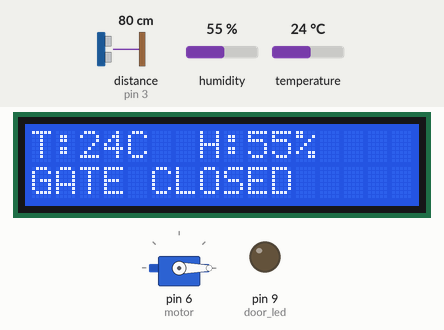
Recording of a sketch running on a simulated Arduino Uno, built with avr-gcc and run on an emulated ATmega328P. On the bench: servo, 16×2 character LCD, output pins drawn as LEDs (lit = HIGH). Wiring (inferred from the names in the program): ultrasonic range finder: trigger pin 2; echo pin 3. Inputs (shaded band) come from the test bench; at power-on: distance to the obstacle (sensor on pin 3) 80 cm, humidity 55 %, temperature 24 °C. The echo pulse lasts 58.3 µs per cm; pins used as bus, display or sensor lines are not drawn; what the sketch prints to the serial monitor is not drawn.

Above: at 1.2 s.
1.3 s: distance to the obstacle (sensor on pin 3) set to 6 cm
3.3 s: distance to the obstacle (sensor on pin 3) set to 3 cm
At 6.0 s:
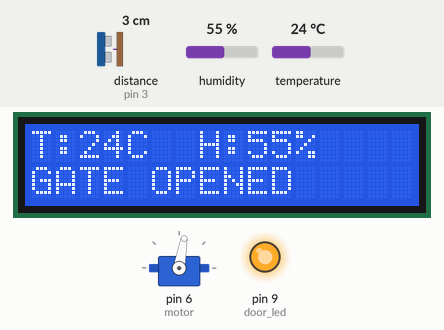
6.7 s: humidity set to 22 %
At 9.1 s:
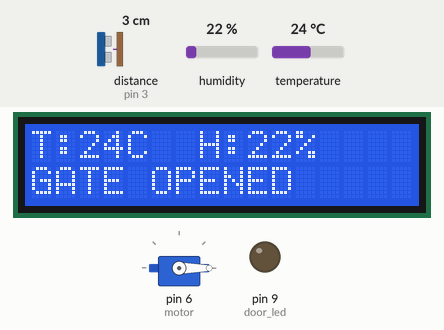
10.8 s: temperature set to 12 °C
At 14.8 s:
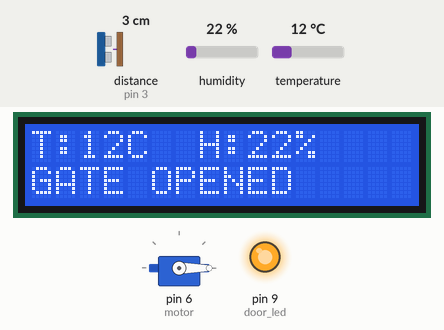
15.0 s: humidity set to 40 %
At 19.0 s:
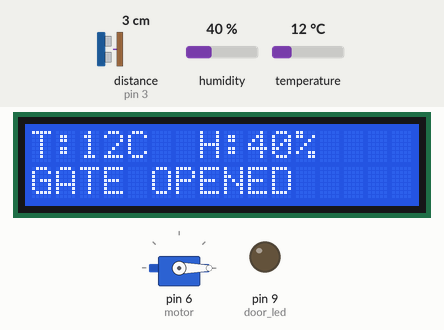
19.2 s: distance to the obstacle (sensor on pin 3) set to 9 cm
At 20.4 s:
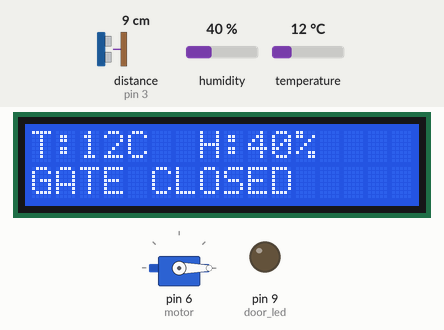
Timing chart, 0 to 21.9 s (numbered marks = the images above; inputs shaded):
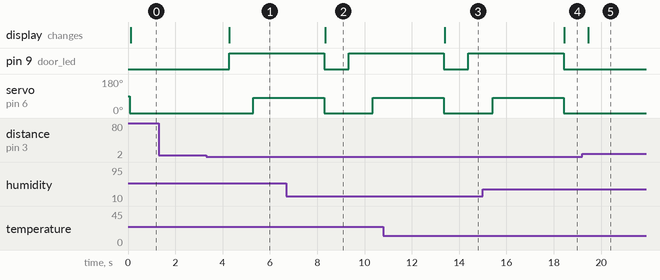

Measured:
- the behaviour switches between 5 and 4 cm on distance to the obstacle (sensor on pin 3) (found by bisection; images 0 and 1)
- after the input at 1.3 s, every drawn part: stays the same
- after the input at 3.3 s, pin 9 (door_led): LOW → HIGH after 0.98 s; servo on pin 6 (motor): 0° → 80° after 2.0 s; the display: changes after 0.99 s (image 1)
- after the input at 6.7 s, the display: changes after 1.6 s (image 2)
- after the input at 10.8 s, the display: changes after 2.6 s (image 3)
- after the input at 15.0 s, the display: changes after 3.5 s (image 4)
- after the input at 19.2 s, pin 9 (door_led): stays LOW (without the input it goes to HIGH after 0.25 s); servo on pin 6 (motor): stays 0° (without the input it goes to 80° after 1.3 s); the display: changes after 0.26 s (image 5)

The sketch:

Asgardia_v2.ino
```cpp
//asgardia v 0.2


//Library
#include <Servo.h>
#include <Wire.h>
#include <LiquidCrystal_I2C.h>
#include <SimpleDHT.h>

//Digital pin mapping
//*********** Heimadal **************
const int trigPin1 = 2;
const int echoPin1 = 3;
int motor = 6;
int door_led = 9;
//**********************************

int pinDHT11 = 4; //DHT


// Objects
Servo myservo; //Heimdal
LiquidCrystal_I2C lcd(0x27,16,2); //poseidon
// set the LCD address to 0x27 for a 16 chars and 2 line display
SimpleDHT11 dht11; //

//variables
long duration1, distance1; // Heimdal


void DHT_run(){


// start working...
Serial.println("=================================");
Serial.println("Sample DHT11...");

// read without samples.
byte temperature = 0;
byte humidity = 0;
if (dht11.read(pinDHT11, &temperature, &humidity, NULL)) {
Serial.print("Read DHT11 failed.");
return;
}
Serial.print("Sample OK: ");
Serial.print((int)temperature); Serial.print(" *C, ");
Serial.print((int)humidity); Serial.println(" %");


// write a temperature
lcd.setCursor(0,0);
lcd.print("T:");
lcd.setCursor(2,0);
lcd.print((int)temperature);
lcd.setCursor(4,0);
lcd.print("C");

// write a humidity
lcd.setCursor(7,0);
lcd.print("H:");
lcd.setCursor(9,0);
lcd.print((int)humidity);
lcd.setCursor(11,0);
lcd.print("%");

}


void setup_Poseidon()
{
lcd.init();
// Print a message to the LCD.
lcd.backlight();
//lcd.setCursor(0,0); //첫줄
//lcd.print("Hello, world!");
//lcd.setCursor(0,1);// 둘째줄
//lcd.print("Asgardia Arduino");
}

void setup_Heimdal()
{
myservo.attach(6);
pinMode(trigPin1,OUTPUT);
pinMode(echoPin1,INPUT);
pinMode(door_led,OUTPUT);

}
void gate_open() {

digitalWrite(door_led,HIGH);
Serial.println("GATE OPEN");
lcd.setCursor(0,1); //첫줄
lcd.print("GATE OPEN");
delay(1000);


myservo.write(0);
delay(10);
myservo.write(80);
delay(3000);
digitalWrite(door_led,LOW);
}

void gate_close()
{

digitalWrite(motor, LOW);
Serial.println("GATE CLOSED");
lcd.setCursor(0,1); //첫줄
lcd.print("GATE CLOSED");
digitalWrite(door_led,LOW);

}

void Heimdal_run()
{
long duration1, distance1;
digitalWrite(trigPin1,LOW);
delayMicroseconds(2);
digitalWrite(trigPin1, HIGH);
delayMicroseconds(10);
digitalWrite(trigPin1, LOW);
duration1 = pulseIn(echoPin1, HIGH);
distance1 = (duration1/2) / 29.1;
if ((distance1 < 5) && (distance1 > 0))
{
gate_open();
}
else
{
gate_close();
}

myservo.write(0);
//delay(1000); // moved to main loop
}

void Poseidon_run()
{
//lcd.setCursor(0,0); //첫줄
//lcd.print("Poseidon running");
DHT_run();
}

void setup() {
// put your setup code here, to run once:
// Set console baud rate
Serial.begin(115200);
setup_Heimdal();
setup_Poseidon();

}

void loop() {
// put your main code here, to run repeatedly:
Heimdal_run();
Poseidon_run();

delay(1000);
}
```
